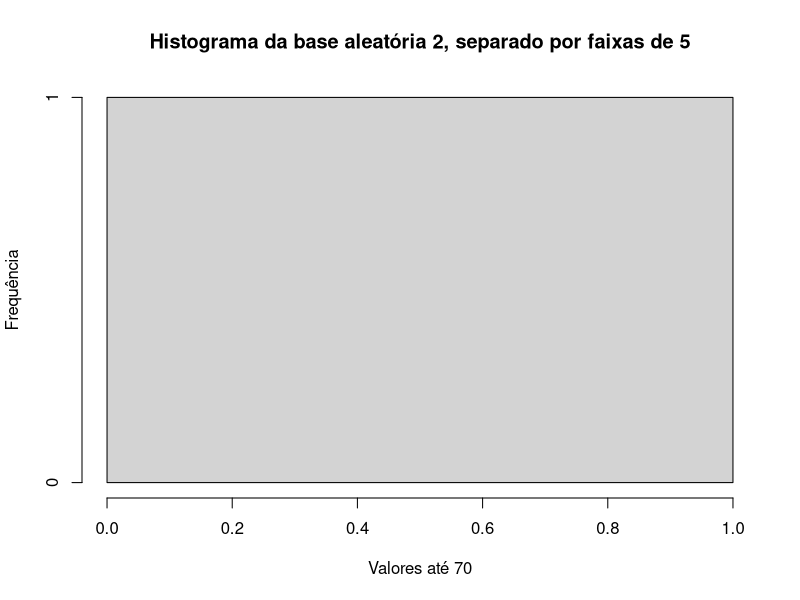

Write R code to recreate this figure. (Note: this script raises an error after producing the figure.)
# 2) Crie duas bases de dados aleatórias. 
# A primeira composta dos elementos de uma Distribuição Uniforme composta por 
# 70 elementos entre os valores 5 e 10.
# A segunda composta dos elementos de uma Distribuição Normal de média 7,00 e 
# desvio padrão 1,50 composta por 70 elementos.

base_aleatoria_1 = runif(70, 5, 10)
(base_aleatoria_1)

base_aleatoria_2 = rnorm(70, 7, 1.5)
(base_aleatoria_2)

# 2.a) Calculo das Médias:
(mean(base_aleatoria_1))
(mean(base_aleatoria_2))

# Ou via, exemplo extra:
funcao_media = function(base_aleatoria) {
  
  soma = lapply(list(base_aleatoria), sum)
  media = as.numeric(soma) / length(base_aleatoria)
  
  if (media ==  mean(base_aleatoria)) {#Se é igual ao resultado de 'mean'
    
    return(media)
    
  }
  else {
    
    return("Error!")
    
  }
  
}

(funcao_media(base_aleatoria_1))
(funcao_media(base_aleatoria_2))

# 2.b) Variância
(var(base_aleatoria_1))
(var(base_aleatoria_2))

# 2.c) Desvio padrão
(sd(base_aleatoria_1))
(sd(base_aleatoria_2))

# 2.d) Mediana
(median(base_aleatoria_1))
(median(base_aleatoria_2))




#parei (Ferramentas em IA - Aula_17_11.pdf) página 21


#########################################################
### teste +

#
# hist(base_aleatoria_2, 5, main = "Histograma da base aleatória 2, separado por faixas de 5", 
#      xlab = "Valores até 70", ylab = "Frequência")

#library("ggplot2")


sum(seq(1:5))

hist(pnorm(1.96, 0, 1), 5, main = "Histograma da base aleatória 2, separado por faixas de 5", 
     xlab = "Valores até 70", ylab = "Frequência")

dados = qnorm(seq(1:5), 7.5, 1)
hist(dados, 5, main = "Histograma da base aleatória 2, separado por faixas de 5", 
     xlab = "Valores até 70", ylab = "Frequência", xlim = c(1, 5))

pnorm(84, mean=72, sd=15.2, lower.tail=FALSE) 

# https://www.r-bloggers.com/normal-distribution-functions/
# http://www.r-tutor.com/elementary-statistics/probability-distributions/normal-distribution
# http://www.portalaction.com.br/probabilidades/62-distribuicao-normal

#===== calculo manual da variancia

#vetorx = c(1.00, 2.00, 3.00, 4.00, 5.00, 6.00, 7.00)
vetorx = base_aleatoria_1

sub_media_2 = function(x) {
    
  y = (x - as.numeric(mean(vetorx)))
  return(y ^ 2) 
  
}

soma_total = 0

for(x in vetorx) {
  print(x)
  soma_total = soma_total + sub_media_2(x)
}

(soma_total/length(vetorx))

### teste - 
#########################################################

